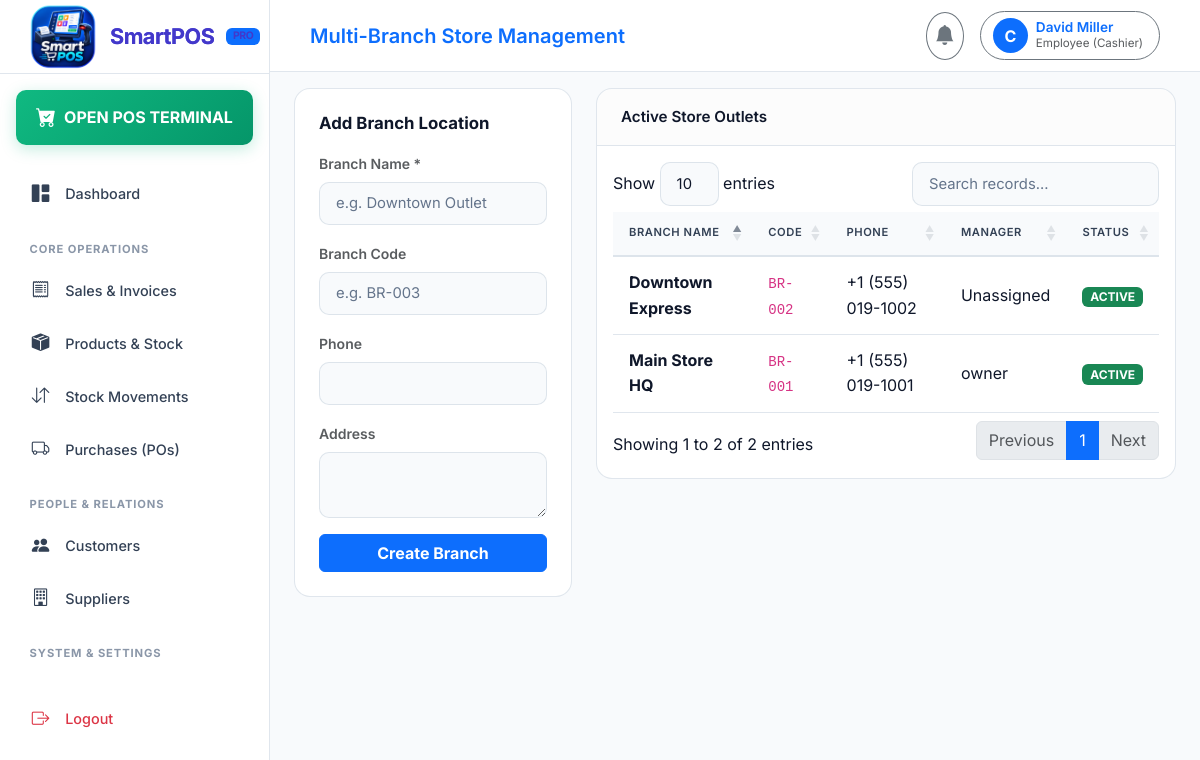
Page /branches/ (signed in) on the committed database.
### authentication/models.py (models this page shows, shortened)
class User(AbstractUser):
    ROLE_SUPER_ADMIN = 'SUPER_ADMIN'
    ROLE_ADMIN = 'ADMIN'
    ROLE_EMPLOYEE = 'EMPLOYEE'
    ROLE_CUSTOMER = 'CUSTOMER'
    ROLE_CHOICES = [
        (ROLE_SUPER_ADMIN, 'Super Admin'),
        (ROLE_ADMIN, 'Admin (Business Owner)'),
        (ROLE_EMPLOYEE, 'Employee (Cashier)'),
        (ROLE_CUSTOMER, 'Customer'),
    ]
    role = models.CharField(max_length=20, choices=ROLE_CHOICES, default=ROLE_EMPLOYEE)
    business = models.ForeignKey(Business, on_delete=models.CASCADE, null=True, blank=True, related_name='users')
    branch = models.ForeignKey('branches.Branch', on_delete=models.SET_NULL, null=True, blank=True, related_name='users')
    phone = models.CharField(max_length=30, blank=True, null=True)
    profile_picture = models.ImageField(upload_to='profile_pics/', null=True, blank=True)
    status = models.BooleanField(default=True)
    created_at = models.DateTimeField(auto_now_add=True)
    updated_at = models.DateTimeField(auto_now=True)
    def is_super_admin(self):
        return self.role == self.ROLE_SUPER_ADMIN or self.is_superuser
    def is_admin(self):
        return self.role in [self.ROLE_ADMIN, self.ROLE_SUPER_ADMIN] or self.is_superuser
    def get_business(self):
        if not self.business:
            b = Business.objects.first()
            if not b:
                b = Business.objects.create(name="SmartPOS Store")
            self.business = b
            self.save(update_fields=['business'])
        return self.business

### branches/models.py (models this page shows, shortened)
class Branch(models.Model):
    business = models.ForeignKey('authentication.Business', on_delete=models.CASCADE, related_name='branches')
    name = models.CharField(max_length=150)
    code = models.CharField(max_length=50, blank=True, null=True)
    phone = models.CharField(max_length=50, blank=True, null=True)
    email = models.EmailField(blank=True, null=True)
    address = models.TextField(blank=True, null=True)
    manager = models.ForeignKey(settings.AUTH_USER_MODEL, on_delete=models.SET_NULL, null=True, blank=True, related_name='managed_branches')
    status = models.BooleanField(default=True)
    created_at = models.DateTimeField(auto_now_add=True)
    updated_at = models.DateTimeField(auto_now=True)
    class Meta:
        verbose_name_plural = "Branches"

### branches/views.py (the view, shortened to what this page needs)
# urls.py: path('', views.branches_list, name='branches_list'),
@login_required
def branches_list(request):
    business = request.user.get_business()
    branches = Branch.objects.filter(business=business)
    return render(request, 'branches/branches_list.html', {'branches': branches})

### templates/branches/branches_list.html (shortened to what this page needs)
{% extends 'base.html' %}
{% block header_title %}Multi-Branch Store Management{% endblock %}
{% block content %}
<div class="row g-4">
    <div class="col-md-4">
        <div class="card card-custom p-4">
            <h5 class="fw-bold text-light mb-3">Add Branch Location</h5>
            <form method="post">
                <div class="mb-3">
                    <label class="form-label text-muted small fw-semibold">Branch Name *</label>
                    <input type="text" name="name" class="form-control" placeholder="e.g. Downtown Outlet" required>
                </div>
                <div class="mb-3">
                    <label class="form-label text-muted small fw-semibold">Branch Code</label>
                    <input type="text" name="code" class="form-control" placeholder="e.g. BR-003">
                </div>
                <div class="mb-3">
                    <label class="form-label text-muted small fw-semibold">Phone</label>
                    <input type="text" name="phone" class="form-control">
                </div>
                <div class="mb-3">
                    <label class="form-label text-muted small fw-semibold">Address</label>
                    <textarea name="address" class="form-control" rows="2"></textarea>
                </div>
                <button type="submit" class="btn btn-primary w-100 fw-bold">Create Branch</button>
            </form>
        </div>
    </div>
    <div class="col-md-8">
        <div class="card card-custom">
            <div class="card-header">
                <span>Active Store Outlets</span>
            </div>
            <div class="table-responsive p-3">
                <table class="table table-custom datatable align-middle">
                    <thead>
                        <tr>
                            <th>Branch Name</th>
                            <th>Code</th>
                            <th>Phone</th>
                            <th>Manager</th>
                            <th>Status</th>
                        </tr>
                    </thead>
                    <tbody>
                        {% for b in branches %}
                        <tr>
                            <td class="fw-bold text-light">{{ b.name }}</td>
                            <td><code>{{ b.code }}</code></td>
                            <td>{{ b.phone|default:"-" }}</td>
                            <td>{{ b.manager.username|default:"Unassigned" }}</td>
                            <td><span class="badge bg-success">ACTIVE</span></td>
                        </tr>
                        {% empty %}
                        <tr>
                            <td colspan="5" class="text-center text-muted py-4">No branches registered.</td>
                        </tr>
                        {% endfor %}
                    </tbody>
                </table>
            </div>
        </div>
    </div>
</div>
{% endblock %}

### templates/base.html (shortened to what this page needs)
{% load static %}
<!DOCTYPE html>
<html lang="en">
<head>
    <link href="https://cdn.jsdelivr.net/npm/bootstrap@5.3.2/dist/css/bootstrap.min.css" rel="stylesheet">
    <link rel="stylesheet" href="https://cdn.jsdelivr.net/npm/bootstrap-icons@1.11.2/font/bootstrap-icons.min.css">
    <link rel="stylesheet" href="https://cdn.datatables.net/1.13.7/css/dataTables.bootstrap5.min.css">
    <link rel="stylesheet" href="{% static 'css/style.css' %}">
</head>
<body>
    <aside id="sidebar">
        <div class="sidebar-brand">
            <img
                src="{% static 'images/favicon.png' %}"
                alt="SmartPOS Logo"
                class="sidebar-brand-icon"
            >
            <span>SmartPOS</span>
            <span class="badge bg-primary text-uppercase" style="font-size: 0.65rem;">
                Pro
            </span>
        </div>
        <div class="p-3 pb-0">
            <a href="{% url 'pos_terminal' %}" class="nav-link pos-btn text-center justify-content-center py-2 rounded-3">
                <i class="bi bi-cart-check-fill fs-5 me-2"></i>
                <span class="fw-bold">OPEN POS TERMINAL</span>
            </a>
        </div>
        <ul class="sidebar-nav mt-3">
            <li class="nav-item">
                <a href="{% url 'dashboard' %}" class="nav-link {% if request.resolver_match.url_name == 'dashboard' %}active{% endif %}">
                    <i class="bi bi-grid-1x2-fill"></i>
                    <span>Dashboard</span>
                </a>
            </li>
            <li class="nav-label">Core Operations</li>
            <li class="nav-item">
                <a href="{% url 'sales_list' %}" class="nav-link {% if 'sales' in request.path %}active{% endif %}">
                    <i class="bi bi-receipt"></i>
                    <span>Sales & Invoices</span>
                </a>
            </li>
            <li class="nav-item">
                <a href="{% url 'products_list' %}" class="nav-link {% if 'products' in request.path %}active{% endif %}">
                    <i class="bi bi-box-seam-fill"></i>
                    <span>Products & Stock</span>
                </a>
            </li>
            <li class="nav-item">
                <a href="{% url 'inventory_list' %}" class="nav-link {% if 'inventory' in request.path %}active{% endif %}">
                    <i class="bi bi-arrow-down-up"></i>
                    <span>Stock Movements</span>
                </a>
            </li>
            <li class="nav-item">
                <a href="{% url 'purchases_list' %}" class="nav-link {% if 'purchases' in request.path %}active{% endif %}">
                    <i class="bi bi-truck"></i>
                    <span>Purchases (POs)</span>
                </a>
            </li>
            <li class="nav-label">People & Relations</li>
            <li class="nav-item">
                <a href="{% url 'customers_list' %}" class="nav-link {% if 'customers' in request.path %}active{% endif %}">
                    <i class="bi bi-people-fill"></i>
                    <span>Customers</span>
                </a>
            </li>
            <li class="nav-item">
                <a href="{% url 'suppliers_list' %}" class="nav-link {% if 'suppliers' in request.path %}active{% endif %}">
                    <i class="bi bi-building"></i>
                    <span>Suppliers</span>
                </a>
            </li>
            <li class="nav-label">System & Settings</li>
            <li class="nav-item mt-4 mb-5">
                <a href="{% url 'logout' %}" class="nav-link text-danger">
                    <i class="bi bi-box-arrow-right"></i>
                    <span>Logout</span>
                </a>
            </li>
        </ul>
    </aside>
    <div id="main-content">
        <header class="top-navbar">
            <div class="d-flex align-items-center gap-3">
                <div class="fw-semibold text-primary fs-5">
                    {% block header_title %}{{ current_business.name|default:"SmartPOS Enterprise" }}{% endblock %}
                </div>
            </div>
            <div class="d-flex align-items-center gap-3">
                <div class="dropdown">
                    <button class="btn btn-outline-secondary position-relative rounded-circle p-2" type="button" data-bs-toggle="dropdown">
                        <i class="bi bi-bell-fill fs-5"></i>
                    </button>
                </div>
                <div class="dropdown">
                    <button class="btn btn-outline-secondary d-flex align-items-center gap-2 rounded-pill pe-3" type="button" data-bs-toggle="dropdown">
                        <div class="bg-primary text-white rounded-circle d-flex align-items-center justify-content-center fw-bold" style="width: 35px; height: 35px;">
                            {{ user.username|slice:":1"|upper }}
                        </div>
                        <div class="text-start d-none d-sm-block">
                            <div class="fw-semibold text-primary" style="font-size: 0.85rem; line-height: 1.2;">{{ user.get_full_name|default:user.username }}</div>
                            <div class="text-muted" style="font-size: 0.725rem;">{{ user.get_role_display }}</div>
                        </div>
                    </button>
                </div>
            </div>
        </header>
        <div class="container-fluid pt-3 px-4">
        </div>
        <main class="container-fluid px-4 pb-5 flex-grow-1">
            {% block content %}{% endblock %}
        </main>
    </div>
</body>
</html>

### rows in the picture
User: username "C", get_full_name "David Miller", role "Employee (Cashier)"
Branch: name "Main Store HQ", code "BR-001", phone "+1 (555) 019-1001", manager.username "owner"
Branch: name "Downtown Express", code "BR-002", phone "+1 (555) 019-1002", manager.username "Unassigned"
